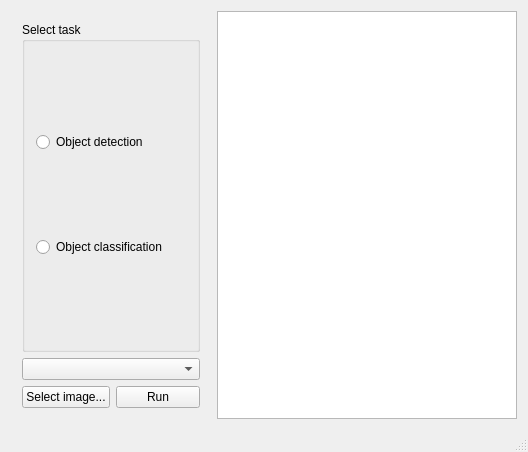
<?xml version="1.0" encoding="UTF-8"?>
<ui version="4.0">
 <class>MainWindow</class>
 <widget class="QMainWindow" name="MainWindow">
  <property name="geometry">
   <rect>
    <x>0</x>
    <y>0</y>
    <width>528</width>
    <height>452</height>
   </rect>
  </property>
  <property name="windowTitle">
   <string>MainWindow</string>
  </property>
  <widget class="QWidget" name="centralWidget">
   <layout class="QGridLayout" name="gridLayout_2">
    <item row="0" column="0">
     <widget class="QStackedWidget" name="stackedWidget">
      <property name="currentIndex">
       <number>1</number>
      </property>
      <widget class="QWidget" name="page">
       <layout class="QGridLayout" name="gridLayout_3">
        <item row="1" column="0">
         <widget class="QPushButton" name="connectButton">
          <property name="text">
           <string>Connect</string>
          </property>
         </widget>
        </item>
        <item row="0" column="0">
         <spacer name="verticalSpacer">
          <property name="orientation">
           <enum>Qt::Vertical</enum>
          </property>
          <property name="sizeHint" stdset="0">
           <size>
            <width>20</width>
            <height>40</height>
           </size>
          </property>
         </spacer>
        </item>
       </layout>
      </widget>
      <widget class="QWidget" name="page_2">
       <layout class="QGridLayout" name="gridLayout">
        <item row="0" column="0">
         <layout class="QVBoxLayout" name="verticalLayoutTasks">
          <item>
           <widget class="QGroupBox" name="groupBoxTasks">
            <property name="title">
             <string>Select task</string>
            </property>
            <layout class="QVBoxLayout" name="verticalLayout">
             <item>
              <widget class="QRadioButton" name="radioButtonDetect">
               <property name="text">
                <string>Object detection</string>
               </property>
              </widget>
             </item>
             <item>
              <widget class="QRadioButton" name="radioButtonClassif">
               <property name="text">
                <string>Object classification</string>
               </property>
              </widget>
             </item>
            </layout>
           </widget>
          </item>
          <item>
           <widget class="QComboBox" name="comboBoxModels"/>
          </item>
         </layout>
        </item>
        <item row="1" column="0">
         <layout class="QHBoxLayout" name="horizontalLayout">
          <item>
           <widget class="QPushButton" name="selectImgButton">
            <property name="text">
             <string>Select image...</string>
            </property>
           </widget>
          </item>
          <item>
           <widget class="QPushButton" name="runButton">
            <property name="text">
             <string>Run</string>
            </property>
           </widget>
          </item>
         </layout>
        </item>
       </layout>
      </widget>
     </widget>
    </item>
    <item row="0" column="1">
     <widget class="QPlainTextEdit" name="logsText">
      <property name="enabled">
       <bool>true</bool>
      </property>
      <property name="minimumSize">
       <size>
        <width>300</width>
        <height>0</height>
       </size>
      </property>
      <property name="maximumSize">
       <size>
        <width>300</width>
        <height>16777215</height>
       </size>
      </property>
     </widget>
    </item>
   </layout>
  </widget>
  <widget class="QStatusBar" name="statusBar"/>
 </widget>
 <layoutdefault spacing="6" margin="11"/>
 <resources/>
 <connections/>
</ui>
